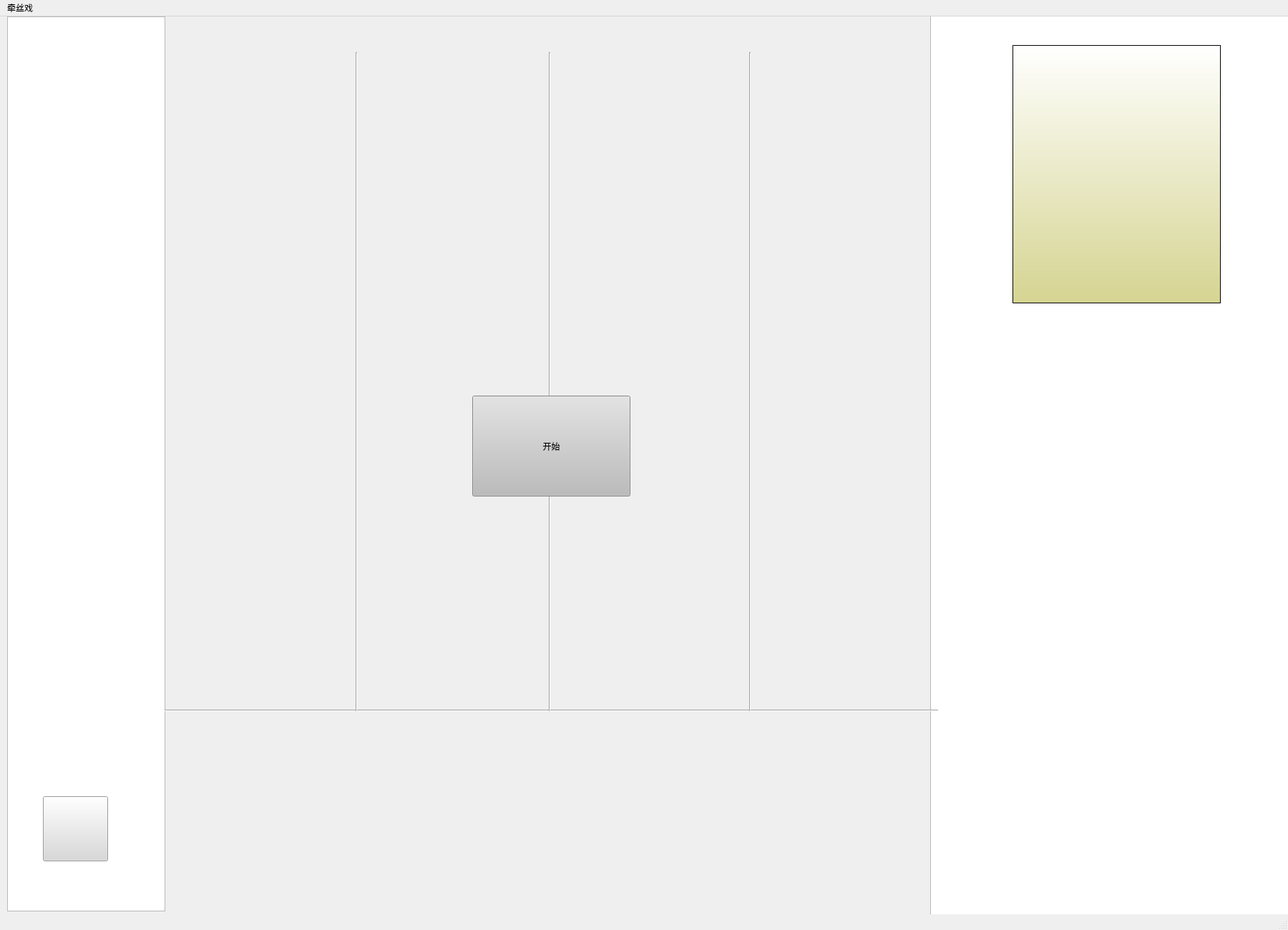
<?xml version="1.0" encoding="UTF-8"?>
<ui version="4.0">
 <class>gamewindow</class>
 <widget class="QMainWindow" name="gamewindow">
  <property name="geometry">
   <rect>
    <x>0</x>
    <y>0</y>
    <width>1800</width>
    <height>1300</height>
   </rect>
  </property>
  <property name="windowTitle">
   <string>MainWindow</string>
  </property>
  <property name="styleSheet">
   <string notr="true">b</string>
  </property>
  <widget class="QWidget" name="centralwidget">
   <widget class="QGraphicsView" name="graphicsView_3">
    <property name="geometry">
     <rect>
      <x>1415</x>
      <y>40</y>
      <width>291</width>
      <height>361</height>
     </rect>
    </property>
    <property name="styleSheet">
     <string notr="true">background-color: qlineargradient(spread:pad, x1:0, y1:1, x2:0, y2:0, stop:0 rgba(213, 212, 145, 255), stop:1 rgba(255, 255, 255, 255));
border-color: rgb(85, 85, 0);</string>
    </property>
   </widget>
   <widget class="QPushButton" name="pushButton">
    <property name="geometry">
     <rect>
      <x>60</x>
      <y>1090</y>
      <width>91</width>
      <height>91</height>
     </rect>
    </property>
    <property name="styleSheet">
     <string notr="true">image: url(:/C:/Users/86130/Pictures/Saved Pictures/1.png);
background-color: rgb(217, 216, 217);</string>
    </property>
    <property name="text">
     <string/>
    </property>
   </widget>
   <widget class="Line" name="line">
    <property name="geometry">
     <rect>
      <x>230</x>
      <y>960</y>
      <width>1081</width>
      <height>20</height>
     </rect>
    </property>
    <property name="sizePolicy">
     <sizepolicy hsizetype="Minimum" vsizetype="Fixed">
      <horstretch>0</horstretch>
      <verstretch>0</verstretch>
     </sizepolicy>
    </property>
    <property name="mouseTracking">
     <bool>false</bool>
    </property>
    <property name="styleSheet">
     <string notr="true">color: qlineargradient(spread:pad, x1:1, y1:0, x2:0, y2:0, stop:0 rgba(213, 212, 145, 255), stop:1 rgba(255, 255, 255, 255));</string>
    </property>
    <property name="orientation">
     <enum>Qt::Horizontal</enum>
    </property>
   </widget>
   <widget class="Line" name="line_2">
    <property name="geometry">
     <rect>
      <x>490</x>
      <y>50</y>
      <width>16</width>
      <height>921</height>
     </rect>
    </property>
    <property name="styleSheet">
     <string notr="true">color: qlineargradient(spread:pad, x1:0, y1:1, x2:0, y2:0, stop:0 rgba(149, 142, 108, 255), stop:1 rgba(255, 255, 255, 255));</string>
    </property>
    <property name="orientation">
     <enum>Qt::Vertical</enum>
    </property>
   </widget>
   <widget class="Line" name="line_3">
    <property name="geometry">
     <rect>
      <x>760</x>
      <y>50</y>
      <width>16</width>
      <height>921</height>
     </rect>
    </property>
    <property name="styleSheet">
     <string notr="true">color: qlineargradient(spread:pad, x1:0, y1:1, x2:0, y2:0, stop:0 rgba(149, 142, 108, 255), stop:1 rgba(255, 255, 255, 255));</string>
    </property>
    <property name="orientation">
     <enum>Qt::Vertical</enum>
    </property>
   </widget>
   <widget class="Line" name="line_4">
    <property name="geometry">
     <rect>
      <x>1040</x>
      <y>50</y>
      <width>16</width>
      <height>921</height>
     </rect>
    </property>
    <property name="styleSheet">
     <string notr="true">color: qlineargradient(spread:pad, x1:0, y1:1, x2:0, y2:0, stop:0 rgba(149, 142, 108, 255), stop:1 rgba(255, 255, 255, 255));</string>
    </property>
    <property name="orientation">
     <enum>Qt::Vertical</enum>
    </property>
   </widget>
   <widget class="QPushButton" name="pushButton_2">
    <property name="geometry">
     <rect>
      <x>660</x>
      <y>530</y>
      <width>221</width>
      <height>141</height>
     </rect>
    </property>
    <property name="styleSheet">
     <string notr="true">font: 16pt &quot;华文仿宋&quot;;
background-color: rgb(188, 188, 188);
border-color: rgb(0, 0, 0);</string>
    </property>
    <property name="text">
     <string>开始</string>
    </property>
   </widget>
   <widget class="QGraphicsView" name="graphicsView_4">
    <property name="geometry">
     <rect>
      <x>10</x>
      <y>0</y>
      <width>221</width>
      <height>1251</height>
     </rect>
    </property>
    <property name="styleSheet">
     <string notr="true">background-image: url(:/C:/Users/86130/Pictures/Saved Pictures/image2.jpg);</string>
    </property>
   </widget>
   <widget class="QGraphicsView" name="graphicsView_5">
    <property name="geometry">
     <rect>
      <x>1300</x>
      <y>-20</y>
      <width>531</width>
      <height>1321</height>
     </rect>
    </property>
    <property name="styleSheet">
     <string notr="true">background-image: url(:/background.jpg);</string>
    </property>
   </widget>
   <zorder>graphicsView_5</zorder>
   <zorder>graphicsView_4</zorder>
   <zorder>graphicsView_3</zorder>
   <zorder>pushButton</zorder>
   <zorder>line</zorder>
   <zorder>line_2</zorder>
   <zorder>line_3</zorder>
   <zorder>line_4</zorder>
   <zorder>pushButton_2</zorder>
  </widget>
  <widget class="QMenuBar" name="menubar">
   <property name="geometry">
    <rect>
     <x>0</x>
     <y>0</y>
     <width>1800</width>
     <height>21</height>
    </rect>
   </property>
   <widget class="QMenu" name="menu">
    <property name="title">
     <string>牵丝戏</string>
    </property>
   </widget>
   <addaction name="menu"/>
  </widget>
  <widget class="QStatusBar" name="statusbar"/>
 </widget>
 <resources/>
 <connections>
  <connection>
   <sender>pushButton_2</sender>
   <signal>clicked()</signal>
   <receiver>pushButton_2</receiver>
   <slot>hide()</slot>
   <hints>
    <hint type="sourcelabel">
     <x>706</x>
     <y>551</y>
    </hint>
    <hint type="destinationlabel">
     <x>770</x>
     <y>551</y>
    </hint>
   </hints>
  </connection>
 </connections>
</ui>
